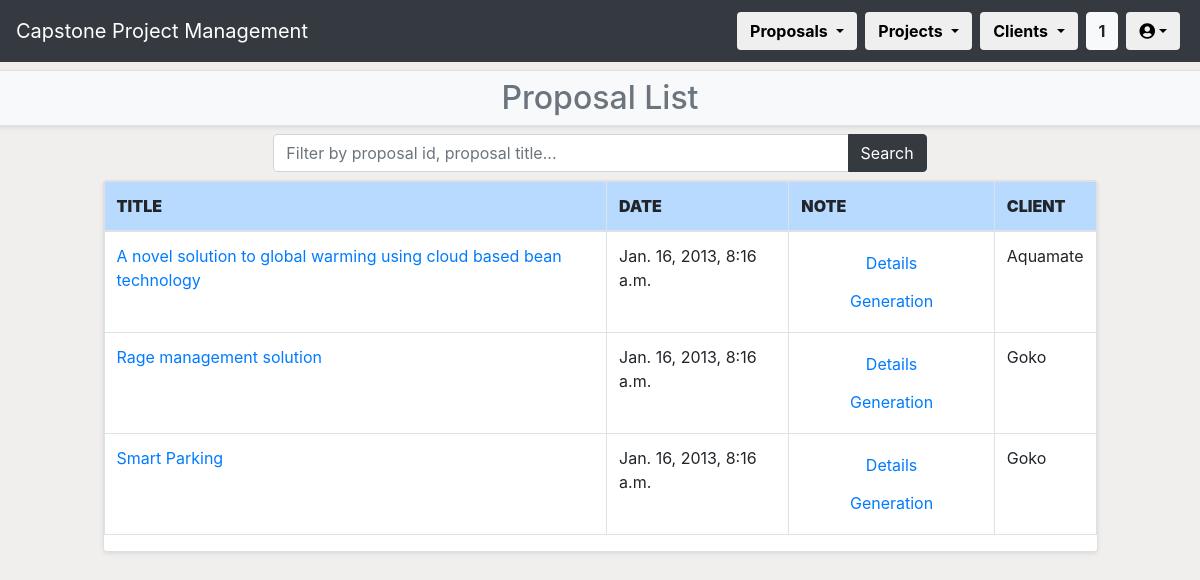
/CPPMS/proposal/proposal_list/ (signed in), run on the app's committed database.
### CPPMS/models.py (models this page shows, shortened)
class Proposal(models.Model):
    title = models.CharField(max_length=128, default="")
    created_at = models.DateTimeField(auto_now_add=True)
    updated_at = models.DateTimeField(auto_now=True)
    desc = models.TextField(default="")
    status = models.CharField(max_length=255, default="")
    spec = models.TextField(default="")
    skills = models.TextField(default="")
    env = models.TextField(default="")
    res = models.TextField(default="")
    client = models.ForeignKey(
        Client,
        on_delete=models.CASCADE,
        blank=True,
        null=True,
        related_name="proposals"
    )
    external_supervisor = models.ForeignKey(
        External_Supervisor,
        models.SET_NULL,
        blank=True,
        null=True,
        related_name="proposals"
    )
    proposal_incoming = models.ForeignKey(
        Incoming_Proposal,
        models.SET_NULL,
        blank=True,
        null=True
    )
    contact = models.ForeignKey(
        Contact,
        models.SET_NULL,
        blank=True,
        null=True,
        related_name="proposals"
    )
    pass

class Client(models.Model):
    name = models.CharField(max_length=128, default="", unique=True)
    created_at = models.DateTimeField(auto_now_add=True)
    updated_at = models.DateTimeField(auto_now=True)
    address = models.CharField(max_length=255, default="")
    website = models.CharField(max_length=255, default="")
    desc = models.TextField(default="")
    pass
    def __str__(self):
        return self.name

### CPPMS/views.py (the view)
# urls.py: path("proposal/proposal_list/", views.proposal_list, name="proposal_list"),
@login_required(login_url="/CPPMS/login/")
def proposal_list(request):
    username = request.user.first_name + " " + request.user.last_name
    count()
    title = "List of Proposals"
    if request.method == "POST":
        filter_value = request.POST.get("proposal_list")
    else:
        filter_value = ""
    proposal_list = Proposal.objects.all()
    if filter_value:
        proposal_filter = proposal_list.filter(
            Q(pk__icontains=filter_value) | Q(title__icontains=filter_value)
        )
    else:
        proposal_filter = proposal_list.all()
    return render(
        request,
        "proposal_list.html",
        {
            "count": count,
            "proposal_filter": proposal_filter,
            "filter_value": filter_value,
            "username": username,
            "title":title
        }
    )

### CPPMS/views.py (called while the page is built)
def count():
    count = []
    count_web = Incoming_Proposal.proposals.all().count()
    count_word = Upload_Proposal.objects.all().count()
    count_all = count_web + count_word
    count_all_proposal = Proposal.objects.all().count()
    count_all_client = Client.objects.all().count()
    count = [count_web, count_word, count_all,count_all_proposal,count_all_client]
    return count

### CPPMS/templates/proposal_list.html (shortened to what this page needs)
{% extends "proposal.html" %}
{% block sub-page_content %}
{% if not messages %}
<h2>Proposal List</h2>
{% else %}
<h2>Proposal List</h2>
{% for message in messages %}<li>{{ message }}</li>{% endfor %}
{% endif %}
{% endblock %}
{% block page_detail_content %}
<div class="row mb-2">
    <div class="col-md-1"></div>
    <div class="col">
        <div class="row mb-2">
            <div class="col-sm-2"></div>
            <div class="col">
                <form method="POST" class="form bg-white rounded">
                    <div class="input-group">
                        <input id="txtSearch3" type="text" class="form-control" placeholder="Filter by proposal id, proposal title..." name="proposal_list" value="{{ filter_value }}" />
                        <div class="input-group-append">
                            <button class="btn btn-dark" type="submit">Search</button>
                        </div>
                    </div>
                </form>
            </div>
            <div class="col-sm-2"></div>
        </div>
        <div class="row mb-2">
            <div class="col">
                <div class="table-responsive card shadow-sm">
                    <table class="table table-bordered table-hover">
                        <thead>
                            <tr class="table-primary">
                                <th scope="col"><strong>TITLE</strong></th>
                                <th scope="col"><strong>DATE</strong></th>
                                <th scope="col"><strong>NOTE</strong></th>
                                <th scope="col"><strong>CLIENT</strong></th>
                            </tr>
                        </thead>
                        <tbody>
                            {% for proposal in proposal_filter %}
                            <tr scope="row">
                                <td><a href="proposal_progress/{{ proposal.pk }}">{{ proposal.title }}</a></td>
                                <td>{{ proposal.created_at }}</td>
                                <td style="text-align:center">
                                    <a class="btn" role="button" type="submit" name="proposal" value="proposal" data-toggle="tooltip" title="Proposal" href="proposal_detail/{{ proposal.pk }}">Details</a>
                                    <a class="btn" role="button" type="submit" name="project" value="project" data-toggle="tooltip" title="Project" href="{% url 'generation_list' title=proposal.title %}">Generation</a>
                                </td>
                                <td>{{ proposal.client }}</td>
                            </tr>
                            {% endfor %}
                        </tbody>
                    </table>
                </div>
            </div>
        </div>
    </div>
    <div class="col-md-1"></div>
</div>
{% endblock %}

### data on the page
Proposal: title "A novel solution to global warming using cloud based bean technology", created_at "Jan. 16, 2013, 8:16 a.m.", client "Aquamate"
Proposal: title "Rage management solution", created_at "Jan. 16, 2013, 8:16 a.m.", client "Goko"
Proposal: title "Smart Parking", created_at "Jan. 16, 2013, 8:16 a.m.", client "Goko"

### other printed values
{{ count.2 }} "1"
